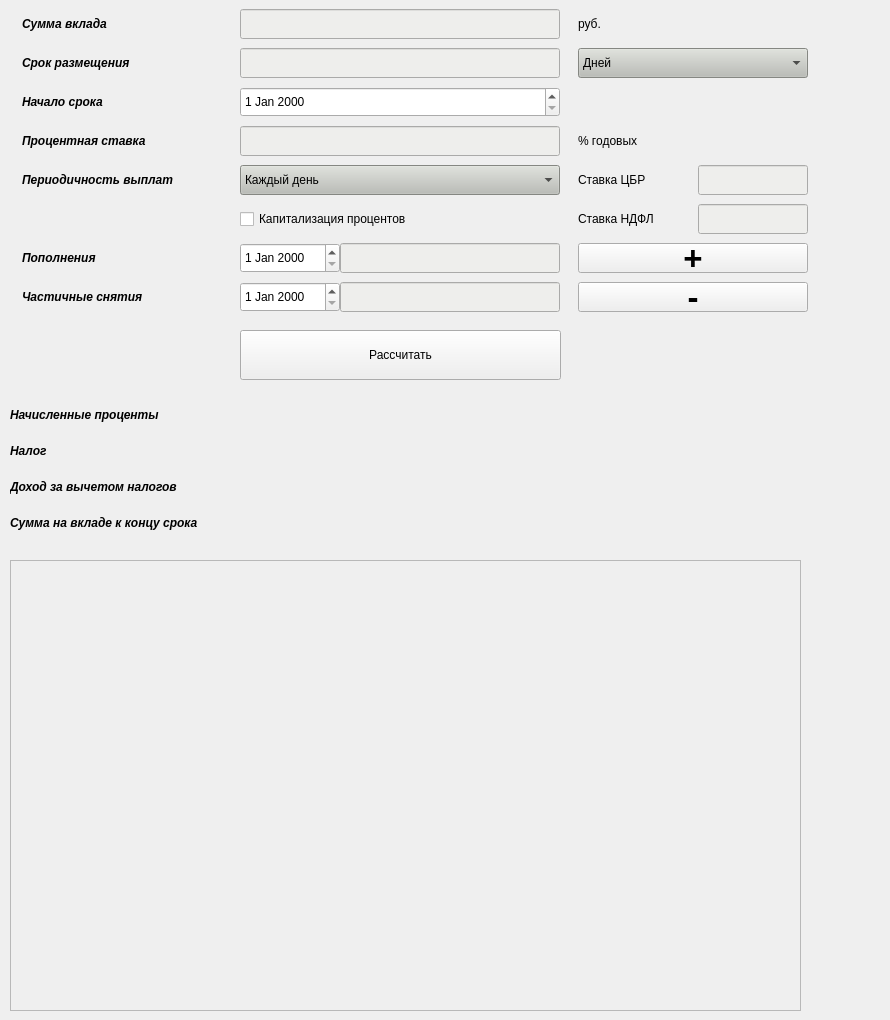
      <widget class="QWidget" name="tab_deposit">
       <attribute name="title">
        <string>DepositCalculator</string>
       </attribute>
       <widget class="QWidget" name="Deposit" native="true">
        <property name="geometry">
         <rect>
          <x>10</x>
          <y>0</y>
          <width>871</width>
          <height>1011</height>
         </rect>
        </property>
        <widget class="QPushButton" name="pushButton_Depos">
         <property name="geometry">
          <rect>
           <x>230</x>
           <y>330</y>
           <width>321</width>
           <height>50</height>
          </rect>
         </property>
         <property name="text">
          <string>Рассчитать</string>
         </property>
        </widget>
        <widget class="QWidget" name="layoutWidget">
         <property name="geometry">
          <rect>
           <x>0</x>
           <y>0</y>
           <width>811</width>
           <height>321</height>
          </rect>
         </property>
         <property name="sizePolicy">
          <sizepolicy hsizetype="Fixed" vsizetype="Fixed">
           <horstretch>0</horstretch>
           <verstretch>0</verstretch>
          </sizepolicy>
         </property>
         <property name="minimumSize">
          <size>
           <width>250</width>
           <height>30</height>
          </size>
         </property>
         <layout class="QGridLayout" name="gridLayout_2">
          <property name="horizontalSpacing">
           <number>6</number>
          </property>
          <property name="verticalSpacing">
           <number>0</number>
          </property>
          <item row="10" column="0">
           <widget class="QLabel" name="label_17">
            <property name="sizePolicy">
             <sizepolicy hsizetype="Fixed" vsizetype="Fixed">
              <horstretch>0</horstretch>
              <verstretch>0</verstretch>
             </sizepolicy>
            </property>
            <property name="minimumSize">
             <size>
              <width>200</width>
              <height>30</height>
             </size>
            </property>
            <property name="maximumSize">
             <size>
              <width>200</width>
              <height>30</height>
             </size>
            </property>
            <property name="font">
             <font>
              <family>Ubuntu</family>
              <weight>75</weight>
              <italic>true</italic>
              <bold>true</bold>
             </font>
            </property>
            <property name="text">
             <string>Пополнения</string>
            </property>
           </widget>
          </item>
          <item row="5" column="2">
           <widget class="QLineEdit" name="PercentDepos">
            <property name="minimumSize">
             <size>
              <width>320</width>
              <height>0</height>
             </size>
            </property>
            <property name="maximumSize">
             <size>
              <width>320</width>
              <height>30</height>
             </size>
            </property>
            <property name="styleSheet">
             <string notr="true">background-color: rgb(238, 238, 236);</string>
            </property>
           </widget>
          </item>
          <item row="0" column="3">
           <widget class="QLabel" name="label_19">
            <property name="sizePolicy">
             <sizepolicy hsizetype="Fixed" vsizetype="Fixed">
              <horstretch>0</horstretch>
              <verstretch>0</verstretch>
             </sizepolicy>
            </property>
            <property name="minimumSize">
             <size>
              <width>230</width>
              <height>30</height>
             </size>
            </property>
            <property name="maximumSize">
             <size>
              <width>230</width>
              <height>30</height>
             </size>
            </property>
            <property name="text">
             <string>руб.</string>
            </property>
           </widget>
          </item>
          <item row="1" column="0">
           <widget class="QLabel" name="label_13">
            <property name="sizePolicy">
             <sizepolicy hsizetype="Fixed" vsizetype="Fixed">
              <horstretch>0</horstretch>
              <verstretch>0</verstretch>
             </sizepolicy>
            </property>
            <property name="minimumSize">
             <size>
              <width>200</width>
              <height>30</height>
             </size>
            </property>
            <property name="maximumSize">
             <size>
              <width>200</width>
              <height>30</height>
             </size>
            </property>
            <property name="font">
             <font>
              <family>Ubuntu</family>
              <weight>75</weight>
              <italic>true</italic>
              <bold>true</bold>
             </font>
            </property>
            <property name="text">
             <string>Срок размещения</string>
            </property>
           </widget>
          </item>
          <item row="10" column="3">
           <widget class="QPushButton" name="pushButton_AddDepos">
            <property name="sizePolicy">
             <sizepolicy hsizetype="Fixed" vsizetype="Fixed">
              <horstretch>0</horstretch>
              <verstretch>0</verstretch>
             </sizepolicy>
            </property>
            <property name="minimumSize">
             <size>
              <width>200</width>
              <height>30</height>
             </size>
            </property>
            <property name="maximumSize">
             <size>
              <width>230</width>
              <height>30</height>
             </size>
            </property>
            <property name="font">
             <font>
              <pointsize>25</pointsize>
              <weight>75</weight>
              <bold>true</bold>
             </font>
            </property>
            <property name="text">
             <string>+</string>
            </property>
           </widget>
          </item>
          <item row="1" column="2">
           <widget class="QLineEdit" name="DurationDepos">
            <property name="minimumSize">
             <size>
              <width>320</width>
              <height>0</height>
             </size>
            </property>
            <property name="maximumSize">
             <size>
              <width>320</width>
              <height>30</height>
             </size>
            </property>
            <property name="styleSheet">
             <string notr="true">background-color: rgb(238, 238, 236);</string>
            </property>
           </widget>
          </item>
          <item row="6" column="0">
           <widget class="QLabel" name="label_16">
            <property name="sizePolicy">
             <sizepolicy hsizetype="Fixed" vsizetype="Fixed">
              <horstretch>0</horstretch>
              <verstretch>0</verstretch>
             </sizepolicy>
            </property>
            <property name="minimumSize">
             <size>
              <width>200</width>
              <height>30</height>
             </size>
            </property>
            <property name="maximumSize">
             <size>
              <width>200</width>
              <height>30</height>
             </size>
            </property>
            <property name="font">
             <font>
              <family>Ubuntu</family>
              <weight>75</weight>
              <italic>true</italic>
              <bold>true</bold>
             </font>
            </property>
            <property name="text">
             <string>Периодичность выплат</string>
            </property>
           </widget>
          </item>
          <item row="7" column="2">
           <widget class="QCheckBox" name="checkBox">
            <property name="minimumSize">
             <size>
              <width>320</width>
              <height>0</height>
             </size>
            </property>
            <property name="maximumSize">
             <size>
              <width>320</width>
              <height>30</height>
             </size>
            </property>
            <property name="text">
             <string>Капитализация процентов</string>
            </property>
           </widget>
          </item>
          <item row="10" column="2">
           <layout class="QHBoxLayout" name="horizontalLayout_2">
            <property name="spacing">
             <number>0</number>
            </property>
            <item>
             <widget class="QDateEdit" name="AddDeposDate">
              <property name="sizePolicy">
               <sizepolicy hsizetype="Fixed" vsizetype="Fixed">
                <horstretch>0</horstretch>
                <verstretch>0</verstretch>
               </sizepolicy>
              </property>
              <property name="minimumSize">
               <size>
                <width>100</width>
                <height>30</height>
               </size>
              </property>
              <property name="maximumSize">
               <size>
                <width>100</width>
                <height>30</height>
               </size>
              </property>
             </widget>
            </item>
            <item>
             <widget class="QLineEdit" name="AddDeposSum">
              <property name="sizePolicy">
               <sizepolicy hsizetype="Fixed" vsizetype="Fixed">
                <horstretch>0</horstretch>
                <verstretch>0</verstretch>
               </sizepolicy>
              </property>
              <property name="maximumSize">
               <size>
                <width>220</width>
                <height>30</height>
               </size>
              </property>
              <property name="styleSheet">
               <string notr="true">background-color: rgb(238, 238, 236);</string>
              </property>
             </widget>
            </item>
           </layout>
          </item>
          <item row="5" column="3">
           <widget class="QLabel" name="label_20">
            <property name="sizePolicy">
             <sizepolicy hsizetype="Fixed" vsizetype="Fixed">
              <horstretch>0</horstretch>
              <verstretch>0</verstretch>
             </sizepolicy>
            </property>
            <property name="minimumSize">
             <size>
              <width>200</width>
              <height>30</height>
             </size>
            </property>
            <property name="maximumSize">
             <size>
              <width>230</width>
              <height>30</height>
             </size>
            </property>
            <property name="text">
             <string>% годовых</string>
            </property>
           </widget>
          </item>
          <item row="0" column="2">
           <widget class="QLineEdit" name="BodyDepos">
            <property name="minimumSize">
             <size>
              <width>320</width>
              <height>0</height>
             </size>
            </property>
            <property name="maximumSize">
             <size>
              <width>320</width>
              <height>30</height>
             </size>
            </property>
            <property name="styleSheet">
             <string notr="true">background-color: rgb(238, 238, 236);</string>
            </property>
           </widget>
          </item>
          <item row="11" column="2">
           <layout class="QHBoxLayout" name="horizontalLayout_3">
            <property name="spacing">
             <number>0</number>
            </property>
            <item>
             <widget class="QDateEdit" name="TakeDeposDate">
              <property name="sizePolicy">
               <sizepolicy hsizetype="Fixed" vsizetype="Fixed">
                <horstretch>0</horstretch>
                <verstretch>0</verstretch>
               </sizepolicy>
              </property>
              <property name="minimumSize">
               <size>
                <width>100</width>
                <height>30</height>
               </size>
              </property>
              <property name="maximumSize">
               <size>
                <width>100</width>
                <height>30</height>
               </size>
              </property>
             </widget>
            </item>
            <item>
             <widget class="QLineEdit" name="TakeDeposSum">
              <property name="sizePolicy">
               <sizepolicy hsizetype="Fixed" vsizetype="Fixed">
                <horstretch>0</horstretch>
                <verstretch>0</verstretch>
               </sizepolicy>
              </property>
              <property name="maximumSize">
               <size>
                <width>220</width>
                <height>30</height>
               </size>
              </property>
              <property name="styleSheet">
               <string notr="true">background-color: rgb(238, 238, 236);</string>
              </property>
             </widget>
            </item>
           </layout>
          </item>
          <item row="6" column="2">
           <widget class="QComboBox" name="periodOfPayment">
            <property name="minimumSize">
             <size>
              <width>320</width>
              <height>0</height>
             </size>
            </property>
            <property name="maximumSize">
             <size>
              <width>320</width>
              <height>30</height>
             </size>
            </property>
            <property name="styleSheet">
             <string notr="true">background-color: rgb(186, 189, 182);</string>
            </property>
            <item>
             <property name="text">
              <string>Каждый день</string>
             </property>
            </item>
            <item>
             <property name="text">
              <string>Каждую неделю</string>
             </property>
            </item>
            <item>
             <property name="text">
              <string>Раз в месяц</string>
             </property>
            </item>
            <item>
             <property name="text">
              <string>Раз в квартал</string>
             </property>
            </item>
            <item>
             <property name="text">
              <string>Раз в полгода</string>
             </property>
            </item>
            <item>
             <property name="text">
              <string>Раз в год</string>
             </property>
            </item>
            <item>
             <property name="text">
              <string>В конце срока</string>
             </property>
            </item>
           </widget>
          </item>
          <item row="11" column="0">
           <widget class="QLabel" name="label_18">
            <property name="sizePolicy">
             <sizepolicy hsizetype="Fixed" vsizetype="Fixed">
              <horstretch>0</horstretch>
              <verstretch>0</verstretch>
             </sizepolicy>
            </property>
            <property name="minimumSize">
             <size>
              <width>200</width>
              <height>30</height>
             </size>
            </property>
            <property name="maximumSize">
             <size>
              <width>200</width>
              <height>30</height>
             </size>
            </property>
            <property name="font">
             <font>
              <family>Ubuntu</family>
              <weight>75</weight>
              <italic>true</italic>
              <bold>true</bold>
             </font>
            </property>
            <property name="text">
             <string>Частичные снятия</string>
            </property>
           </widget>
          </item>
          <item row="3" column="2">
           <widget class="QDateEdit" name="BeginDepos">
            <property name="minimumSize">
             <size>
              <width>320</width>
              <height>0</height>
             </size>
            </property>
            <property name="maximumSize">
             <size>
              <width>320</width>
              <height>30</height>
             </size>
            </property>
           </widget>
          </item>
          <item row="0" column="0">
           <widget class="QLabel" name="label_12">
            <property name="sizePolicy">
             <sizepolicy hsizetype="Fixed" vsizetype="Fixed">
              <horstretch>0</horstretch>
              <verstretch>0</verstretch>
             </sizepolicy>
            </property>
            <property name="minimumSize">
             <size>
              <width>200</width>
              <height>30</height>
             </size>
            </property>
            <property name="maximumSize">
             <size>
              <width>200</width>
              <height>30</height>
             </size>
            </property>
            <property name="font">
             <font>
              <family>Ubuntu</family>
              <weight>75</weight>
              <italic>true</italic>
              <bold>true</bold>
             </font>
            </property>
            <property name="text">
             <string>Сумма вклада</string>
            </property>
           </widget>
          </item>
          <item row="3" column="0">
           <widget class="QLabel" name="label_14">
            <property name="sizePolicy">
             <sizepolicy hsizetype="Fixed" vsizetype="Fixed">
              <horstretch>0</horstretch>
              <verstretch>0</verstretch>
             </sizepolicy>
            </property>
            <property name="minimumSize">
             <size>
              <width>200</width>
              <height>30</height>
             </size>
            </property>
            <property name="maximumSize">
             <size>
              <width>200</width>
              <height>30</height>
             </size>
            </property>
            <property name="font">
             <font>
              <family>Ubuntu</family>
              <weight>75</weight>
              <italic>true</italic>
              <bold>true</bold>
             </font>
            </property>
            <property name="text">
             <string>Начало срока</string>
            </property>
           </widget>
          </item>
          <item row="1" column="3">
           <widget class="QComboBox" name="PeriodValueDepos">
            <property name="sizePolicy">
             <sizepolicy hsizetype="Fixed" vsizetype="Fixed">
              <horstretch>0</horstretch>
              <verstretch>0</verstretch>
             </sizepolicy>
            </property>
            <property name="minimumSize">
             <size>
              <width>230</width>
              <height>30</height>
             </size>
            </property>
            <property name="maximumSize">
             <size>
              <width>230</width>
              <height>30</height>
             </size>
            </property>
            <property name="styleSheet">
             <string notr="true">background-color: rgb(186, 189, 182);</string>
            </property>
            <item>
             <property name="text">
              <string>Дней</string>
             </property>
            </item>
            <item>
             <property name="text">
              <string>Месяцев</string>
             </property>
            </item>
            <item>
             <property name="text">
              <string>Лет</string>
             </property>
            </item>
           </widget>
          </item>
          <item row="5" column="0">
           <widget class="QLabel" name="label_15">
            <property name="sizePolicy">
             <sizepolicy hsizetype="Fixed" vsizetype="Fixed">
              <horstretch>0</horstretch>
              <verstretch>0</verstretch>
             </sizepolicy>
            </property>
            <property name="minimumSize">
             <size>
              <width>200</width>
              <height>30</height>
             </size>
            </property>
            <property name="maximumSize">
             <size>
              <width>200</width>
              <height>30</height>
             </size>
            </property>
            <property name="font">
             <font>
              <family>Ubuntu</family>
              <weight>75</weight>
              <italic>true</italic>
              <bold>true</bold>
             </font>
            </property>
            <property name="text">
             <string>Процентная ставка</string>
            </property>
           </widget>
          </item>
          <item row="6" column="3">
           <layout class="QHBoxLayout" name="horizontalLayout_4">
            <property name="spacing">
             <number>0</number>
            </property>
            <item>
             <widget class="QLabel" name="label_25">
              <property name="sizePolicy">
               <sizepolicy hsizetype="Fixed" vsizetype="Fixed">
                <horstretch>0</horstretch>
                <verstretch>0</verstretch>
               </sizepolicy>
              </property>
              <property name="maximumSize">
               <size>
                <width>120</width>
                <height>30</height>
               </size>
              </property>
              <property name="text">
               <string>Ставка ЦБР</string>
              </property>
             </widget>
            </item>
            <item>
             <widget class="QLineEdit" name="CBR">
              <property name="sizePolicy">
               <sizepolicy hsizetype="Fixed" vsizetype="Fixed">
                <horstretch>0</horstretch>
                <verstretch>0</verstretch>
               </sizepolicy>
              </property>
              <property name="maximumSize">
               <size>
                <width>110</width>
                <height>30</height>
               </size>
              </property>
              <property name="styleSheet">
               <string notr="true">background-color: rgb(238, 238, 236);</string>
              </property>
             </widget>
            </item>
           </layout>
          </item>
          <item row="7" column="3">
           <layout class="QHBoxLayout" name="horizontalLayout_5">
            <property name="spacing">
             <number>0</number>
            </property>
            <item>
             <widget class="QLabel" name="label_26">
              <property name="sizePolicy">
               <sizepolicy hsizetype="Fixed" vsizetype="Fixed">
                <horstretch>0</horstretch>
                <verstretch>0</verstretch>
               </sizepolicy>
              </property>
              <property name="maximumSize">
               <size>
                <width>120</width>
                <height>30</height>
               </size>
              </property>
              <property name="text">
               <string>Ставка НДФЛ</string>
              </property>
             </widget>
            </item>
            <item>
             <widget class="QLineEdit" name="NDFL">
              <property name="sizePolicy">
               <sizepolicy hsizetype="Fixed" vsizetype="Fixed">
                <horstretch>0</horstretch>
                <verstretch>0</verstretch>
               </sizepolicy>
              </property>
              <property name="maximumSize">
               <size>
                <width>110</width>
                <height>30</height>
               </size>
              </property>
              <property name="styleSheet">
               <string notr="true">background-color: rgb(238, 238, 236);</string>
              </property>
             </widget>
            </item>
           </layout>
          </item>
          <item row="11" column="3">
           <widget class="QPushButton" name="pushButton_TakeDepos">
            <property name="sizePolicy">
             <sizepolicy hsizetype="Fixed" vsizetype="Fixed">
              <horstretch>0</horstretch>
              <verstretch>0</verstretch>
             </sizepolicy>
            </property>
            <property name="minimumSize">
             <size>
              <width>200</width>
              <height>30</height>
             </size>
            </property>
            <property name="maximumSize">
             <size>
              <width>230</width>
              <height>30</height>
             </size>
            </property>
            <property name="font">
             <font>
              <pointsize>25</pointsize>
              <weight>75</weight>
              <bold>true</bold>
             </font>
            </property>
            <property name="styleSheet">
             <string notr="true"/>
            </property>
            <property name="text">
             <string>-</string>
            </property>
           </widget>
          </item>
         </layout>
        </widget>
        <widget class="QLabel" name="depos_info">
         <property name="geometry">
          <rect>
           <x>20</x>
           <y>570</y>
           <width>761</width>
           <height>321</height>
          </rect>
         </property>
         <property name="text">
          <string/>
         </property>
         <property name="alignment">
          <set>Qt::AlignLeading|Qt::AlignLeft|Qt::AlignTop</set>
         </property>
        </widget>
        <widget class="QWidget" name="layoutWidget">
         <property name="geometry">
          <rect>
           <x>0</x>
           <y>400</y>
           <width>581</width>
           <height>141</height>
          </rect>
         </property>
         <layout class="QFormLayout" name="formLayout">
          <property name="verticalSpacing">
           <number>6</number>
          </property>
          <item row="0" column="0">
           <widget class="QLabel" name="label_21">
            <property name="sizePolicy">
             <sizepolicy hsizetype="Fixed" vsizetype="Fixed">
              <horstretch>0</horstretch>
              <verstretch>0</verstretch>
             </sizepolicy>
            </property>
            <property name="minimumSize">
             <size>
              <width>300</width>
              <height>30</height>
             </size>
            </property>
            <property name="font">
             <font>
              <weight>75</weight>
              <italic>true</italic>
              <bold>true</bold>
             </font>
            </property>
            <property name="text">
             <string>Начисленные проценты</string>
            </property>
           </widget>
          </item>
          <item row="0" column="1">
           <widget class="QLabel" name="label_interestCharges">
            <property name="text">
             <string/>
            </property>
           </widget>
          </item>
          <item row="1" column="0">
           <widget class="QLabel" name="label_22">
            <property name="sizePolicy">
             <sizepolicy hsizetype="Fixed" vsizetype="Fixed">
              <horstretch>0</horstretch>
              <verstretch>0</verstretch>
             </sizepolicy>
            </property>
            <property name="minimumSize">
             <size>
              <width>300</width>
              <height>30</height>
             </size>
            </property>
            <property name="font">
             <font>
              <weight>75</weight>
              <italic>true</italic>
              <bold>true</bold>
             </font>
            </property>
            <property name="text">
             <string>Налог</string>
            </property>
           </widget>
          </item>
          <item row="1" column="1">
           <widget class="QLabel" name="label_nalog">
            <property name="text">
             <string/>
            </property>
           </widget>
          </item>
          <item row="2" column="0">
           <widget class="QLabel" name="label_24">
            <property name="minimumSize">
             <size>
              <width>300</width>
              <height>30</height>
             </size>
            </property>
            <property name="font">
             <font>
              <weight>75</weight>
              <italic>true</italic>
              <bold>true</bold>
             </font>
            </property>
            <property name="text">
             <string>Доход за вычетом налогов</string>
            </property>
           </widget>
          </item>
          <item row="2" column="1">
           <widget class="QLabel" name="label_itog">
            <property name="text">
             <string/>
            </property>
           </widget>
          </item>
          <item row="3" column="0">
           <widget class="QLabel" name="label_23">
            <property name="sizePolicy">
             <sizepolicy hsizetype="Fixed" vsizetype="Fixed">
              <horstretch>0</horstretch>
              <verstretch>0</verstretch>
             </sizepolicy>
            </property>
            <property name="minimumSize">
             <size>
              <width>300</width>
              <height>30</height>
             </size>
            </property>
            <property name="font">
             <font>
              <weight>75</weight>
              <italic>true</italic>
              <bold>true</bold>
             </font>
            </property>
            <property name="text">
             <string>Сумма на вкладе к концу срока</string>
            </property>
           </widget>
          </item>
          <item row="3" column="1">
           <widget class="QLabel" name="label_recievedIncome">
            <property name="text">
             <string/>
            </property>
           </widget>
          </item>
         </layout>
        </widget>
        <widget class="QScrollArea" name="scrollArea_2">
         <property name="geometry">
          <rect>
           <x>0</x>
           <y>560</y>
           <width>791</width>
           <height>451</height>
          </rect>
         </property>
         <property name="widgetResizable">
          <bool>true</bool>
         </property>
         <widget class="QWidget" name="scrollAreaWidgetContents_2">
          <property name="geometry">
           <rect>
            <x>0</x>
            <y>0</y>
            <width>791</width>
            <height>451</height>
           </rect>
          </property>
         </widget>
        </widget>
       </widget>
      </widget>
